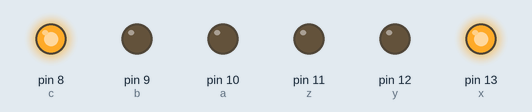
Bench run of a sketch on a simulated Arduino Uno, built with avr-gcc and run on an emulated ATmega328P. Parts: output pins drawn as LEDs (lit = HIGH).

Above: at 1.0 s.
At 3.0 s:
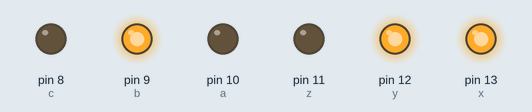
At 5.0 s:
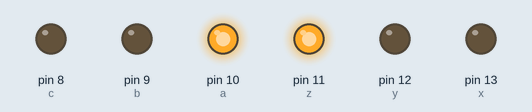
At 7.0 s:
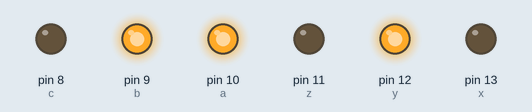
Timing chart, 0 to 10.4 s (numbered marks = the images above):
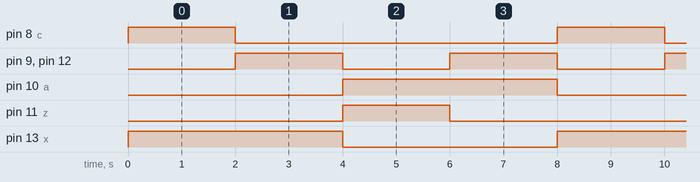

Measured:
- by itself, pin 8 (c), pin 11 (z): alternates HIGH for 2.0 s and LOW for 6.0 s
- by itself, pin 9 (b), pin 12 (y): alternates HIGH for 2.0 s and LOW for 2.0 s
- by itself, pin 10 (a), pin 13 (x): alternates HIGH for 4.0 s and LOW for 4.0 s

The sketch:

TrafficLights.ino
```cpp
//Traffic lights with pedestrian crossing
//code below are the declaration of variables
int red = 0;  //trafficlight1
int amb = 0;  //trafficlight1
int gre = 0;  //trafficlight1
int x = 13;
int y = 12;
int z = 11;
int red2 = 0; //trafficlight2
int amb2 = 0; //trafficlight2
int gre2 = 0; //trafficlight2
int a = 10;
int b = 9;
int c = 8;

// the setup function runs once when you press reset or power the board
void setup() {
    // initialize the LED's and button as an output.
    pinMode(x, OUTPUT); //red
    pinMode(y, OUTPUT); //amb
    pinMode(z, OUTPUT); //gre
    pinMode(a, OUTPUT); //red2
    pinMode(b, OUTPUT); //amb2
    pinMode(c, OUTPUT); //gre2
}
//First traffic light function
void TrafficLight1(int red, int amb, int gre) //parameters declared, named TrafficLights1
{
    if (red == 0) //if statement if value of red == 0
    {
        digitalWrite(x, LOW); //LED off
        Serial.println("");
        Serial.print("L1 = OFF,"); //Serial monitor to print light off
    }
    if (red == 1) //if value == 1
    {
        digitalWrite(x, HIGH); //LED on
        Serial.println("");
        Serial.print("L1 = ON,"); //Serial print ON
    }
    if (amb == 0) //if value of amb is 0
    {
        digitalWrite(y, LOW); //light off
        Serial.print("OFF,"); //print off
    }
    if (amb == 1) //if value is 1
    {
        digitalWrite(y, HIGH); //LED on
        Serial.print("ON,"); //print on
    }
    if (gre == 0) //value of gre 0
    {
        digitalWrite(z, LOW); //LED off
        Serial.print("OFF"); //print off
    }
    if (gre == 1) //value 1
    {
        digitalWrite(z, HIGH); //LED on
        Serial.print("ON"); //print on
    }
}
//trafficlight2 function
void TrafficLight2(int red2, int amb2, int gre2) { //parameters declared
    if (red2 == 0) //if red2 == 0
    {
        digitalWrite(a, LOW); //LED off
        Serial.println("");
        Serial.print("L2 = OFF,"); //print off
    }
    if (red2 == 1) //if value 1
    {
        digitalWrite(a, HIGH); //LED on
        Serial.println("");
        Serial.print("L2 = ON,"); //print on
    }
    if (amb2 == 0) //if amb 0
    {
        digitalWrite(b, LOW); //off
        Serial.print("OFF,"); //print off
    }
    if (amb2 == 1) //if 1
    {
        digitalWrite(b, HIGH); //on
        Serial.print("ON,"); //print on
    }
    if (gre2 == 0) //if 0
    {
        digitalWrite(c, LOW);//off
        Serial.print("OFF"); //print off
    }
    if (gre2 == 1) //if 1
    {
        digitalWrite(c, HIGH); //on
        Serial.print("ON"); //print on
    }
}

// the loop function runs over and over again forever
void loop()
{
    TrafficLight1(1, 0, 0);
    //again the code above means trafficlight1 = Red ON, Amb OFF, Gre OFF
    TrafficLight2(0, 0, 1);
    //trafficlight2 = Red OFF, Amb Off, Gre On
    delay(2000);
    TrafficLight1(1, 1, 0);
    TrafficLight2(0, 1, 0);
    delay(2000);
    TrafficLight1(0, 0, 1);
    TrafficLight2(1, 0, 0);
    delay(2000);
    TrafficLight1(0, 1, 0);
    TrafficLight2(1, 1, 0);
    delay(2000);
 }
```
